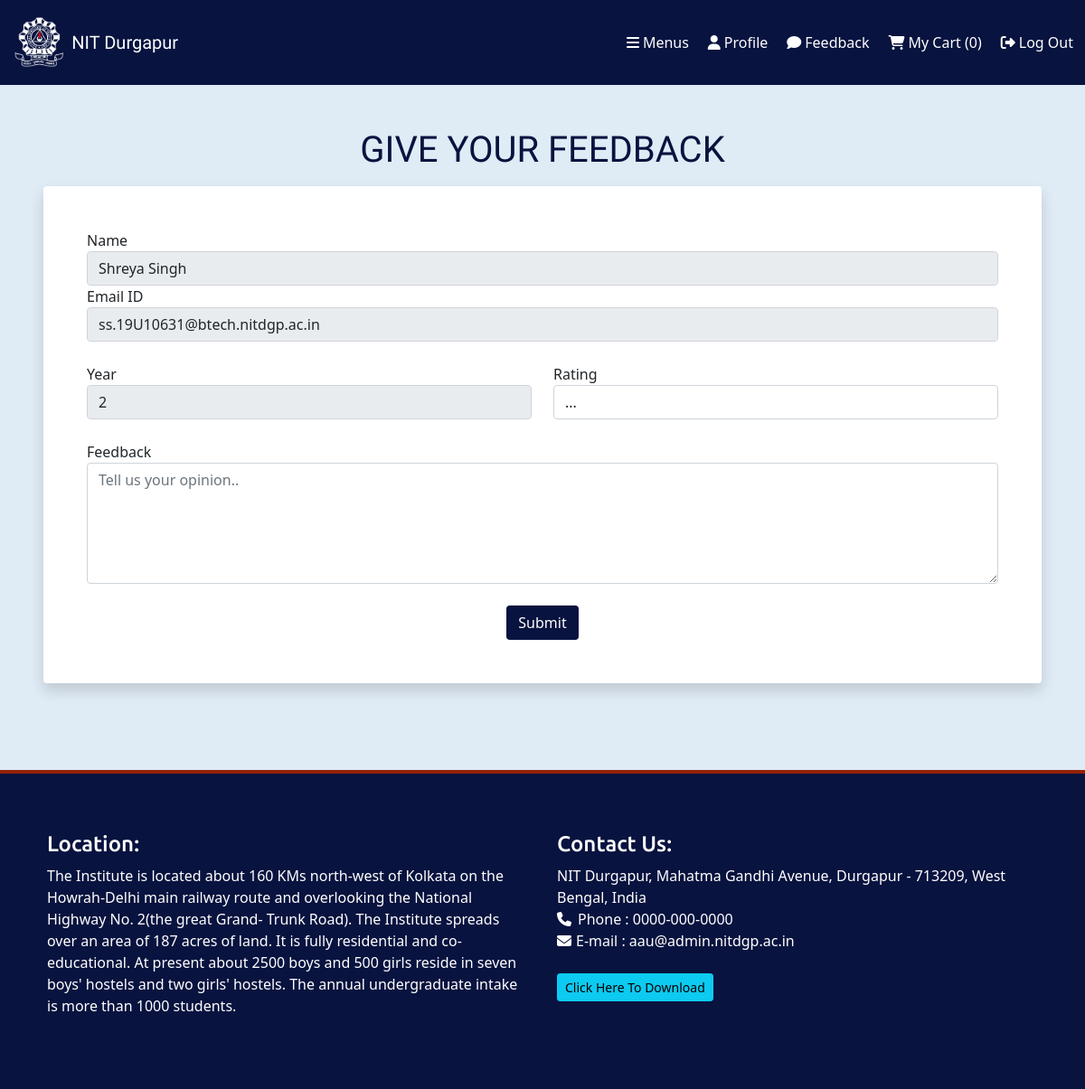
/Requester/feedback.php (signed in), run on the app's committed database.
### tables this page shows
CREATE TABLE `requesterlogin_tb` (
  `rID` int(10) NOT NULL,
  `rName` varchar(80) NOT NULL,
  `rRegNo` varchar(50) NOT NULL,
  `rEmail` varchar(50) NOT NULL,
  `rPassword` varchar(50) NOT NULL,
  `rYear` varchar(20) NOT NULL,
  `rRoll` varchar(20) NOT NULL,
  `rSem` varchar(20) NOT NULL,
  `rHall` varchar(80) NOT NULL,
  `rFood` varchar(40) NOT NULL,
  `rProfilePic` varchar(80) NOT NULL
);

### Requester/feedback.php (the view, shortened to what this page needs)
<?php
include("../connection.php");
if(isset($_SESSION['islogin']))
{
$rEmail=$_SESSION['rEmail'];
}
else
{
echo'<script>location.href="requesterlogin.php"</script>';
}
?>
<!doctype html>
<html lang="en">
<head>
<link href="https://cdn.jsdelivr.net/npm/bootstrap@5.0.0-beta1/dist/css/bootstrap.min.css" rel="stylesheet">
<link href="index.css" rel="stylesheet">
<link rel="stylesheet" href="https://cdnjs.cloudflare.com/ajax/libs/font-awesome/4.7.0/css/font-awesome.min.css">
<link rel="stylesheet" href="https://cdnjs.cloudflare.com/ajax/libs/font-awesome/4.7.0/css/font-awesome.min.css">
</head>
<body style="background:#DFEBF5;">
<div class="navbar navbar-expand-lg navbar-dark" style="background: #08133F; color: white;">
<a href="index.php"><img src="../Images/logo.png" class="img-fluid mx-2" height="70" width="70"></a>
<a href="index.php" class="navbar-brand mx-2 py-4" style="font-family: 'Acme', sans-serif;"><span class="my-3">NIT Durgapur</span></a>
<div class="collapse navbar-collapse" id="myMenu">
<ul class="navbar-nav text-center" style="margin-left:auto;">
<li class="nav-item" style="margin-right:5px;"><a href="allmenus.php" class="nav-link text-white"><i class="fa fa-bars" style="margin-right:4px;"></i>Menus</a></li>
<li class="nav-item" style="margin-right:5px;"><a href="profile.php" class="nav-link text-white"><i class="fa fa-user" style="margin-right:4px;"></i>Profile</a></li>
<li class="nav-item" style="margin-right:5px;"><a href="feedback.php" class="nav-link text-white"><i class="fa fa-comment" style="margin-right:4px;"></i>Feedback</a></li>
<?php
$count=0;
?>
<li class="nav-item" style="margin-right:5px;"><a href="cart.php" class="nav-link text-white"><i class="fa fa-shopping-cart" style="margin-right:4px;"></i>My Cart (<?php echo $count; ?>)</a></li>
<li class="nav-item" style="margin-right:5px;"><a href="../logout.php" class="nav-link text-white"><i class="fa fa-sign-out" style="margin-right:4px;"></i>Log Out</a></li>
</ul>
</div>
</div>
<?php
$sql="SELECT rName,rProfilePic,rEmail,rYear FROM requesterlogin_tb WHERE rEmail='".$rEmail."'";
$result=mysqli_query($conn,$sql);
if(mysqli_num_rows($result)==1)
{
$row=mysqli_fetch_assoc($result);
$rName=$row['rName'];
$rEmail=$row['rEmail'];
$rYear=$row['rYear'];
}
?>
<div class="container-fluid p-5">
<div class="container">
<h1 class="text-center" style="font-family: 'Acme', sans-serif; color: #08133F; ">GIVE YOUR FEEDBACK</h1>
<div class="row pt-2">
<form action="" method="POST" class="p-5 shadow p-3 mb-5 bg-white rounded">
<div class="form-group">
<label for="Name" style="font-weight: 500;">Name</label>
<input type="text" class="form-control" name="rName" value="<?php echo $rName; ?>" readonly>
</div>
<div class="form-group">
<label for="Email" style="font-weight: 500;">Email ID</label>
<input type="text" class="form-control" name="rEmail" value="<?php echo $rEmail; ?>" readonly>
</div><br>
<div class="row">
<div class="col-sm-6">
<div class="form-group">
<label for="Year" style="font-weight: 500;">Year</label>
<input type="text" class="form-control" name="rYear" value="<?php echo $rYear; ?>" readonly>
</div>
</div>
<div class="col-sm-6">
<div class="form-group">
<label for="Star" style="font-weight: 500;">Rating</label>
<select class="form-control" name="rStar">
<option>...</option>
</select>
</div><br>
</div>
</div>
<div class="form-group">
<label for="Feedback" style="font-weight: 500;">Feedback</label>
<textarea class="form-control" rows="5" name="rFeedback" placeholder="Tell us your opinion.."></textarea>
</div><br>
<div class="text-center">
<input type="submit" value="Submit" name="rSubmit" class="btn" style="text-decoration:none; color:white; background: #08133F;">
</div>
</form>
</div>
</div>
</div>
<?php
include("../footer.php");
?>
</body>
</html>

### index.css (style rules this page uses)
ul { list-style: none; }
a { text-decoration: none; }

### data on the page
requesterlogin_tb: rName "Shreya Singh", rEmail "ss.19U10631@btech.nitdgp.ac.in", rYear "2"

### other printed values
$count "0"
